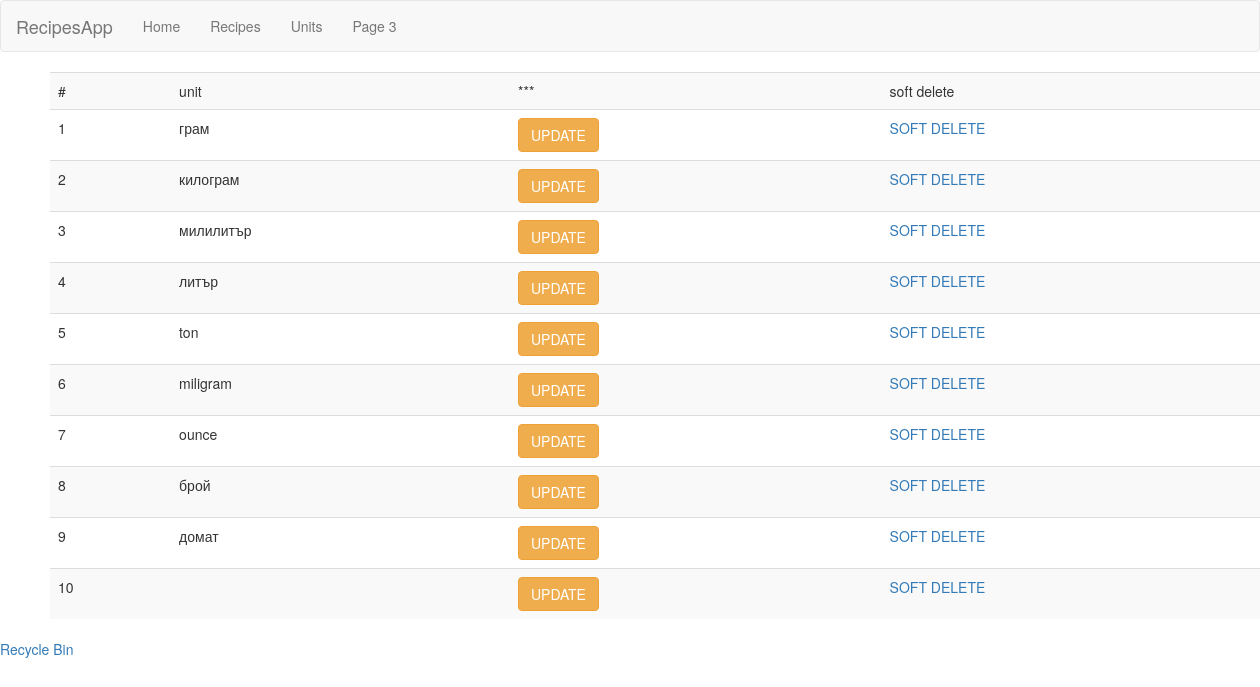
/units/index.php, run on the app's committed database.
### tables this page shows
CREATE TABLE `units` (
  `unit_id` int(11) NOT NULL,
  `unit_name` varchar(50) NOT NULL,
  `date_deleted` date DEFAULT NULL
);

### units/index.php (the view, shortened to what this page needs)
<?php
include '../includes/db_connect.php';
include '../includes/header_inner.php';
$read_query = "SELECT * FROM `units` WHERE `date_deleted` IS NULL";
$result = mysqli_query($conn, $read_query);
if( mysqli_num_rows($result) > 0 ){
?>
<table style="margin-left: 50px" class="table table-striped">
	<tr>
		<td>#</td>
		<td>unit</td>
		<td>***</td>
		<td>soft delete</td>
	</tr>
<?php
$num = 1;
	while($row = mysqli_fetch_assoc($result)){
		?>
		<tr>
			<td><?= $num ++?></td>
			<td><?= $row['unit_name'] ?></td>
			<td><a href="update.php?id=<?= $row['unit_id'] ?>" class="btn btn-warning">UPDATE</a></td>
			<td><a href="soft_delete.php?id=<?= $row['unit_id'] ?>">SOFT DELETE</a></td>
		</tr>
		<?php
	}
?>
</table>
<a href="recycle_bin.php">Recycle Bin</a>
<?php
} else {
	die('Query failed!' . mysqli_error($conn));
}
?>

### data on the page
units: unit_name "грам"
units: unit_name "килограм"
units: unit_name "милилитър"
units: unit_name "литър"
units: unit_name "ton"
units: unit_name "miligram"
units: unit_name "ounce"
units: unit_name "брой"
units: unit_name "домат"
